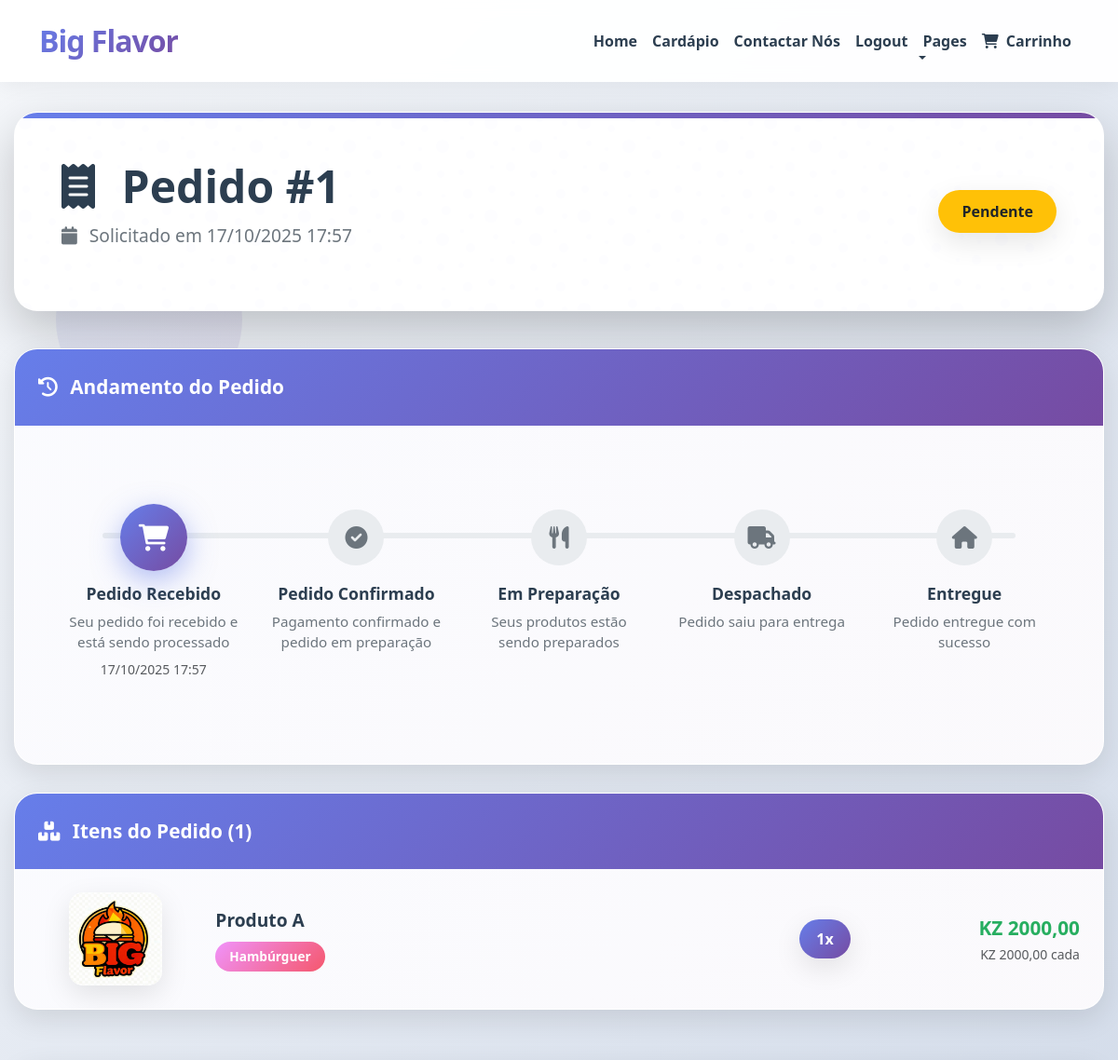
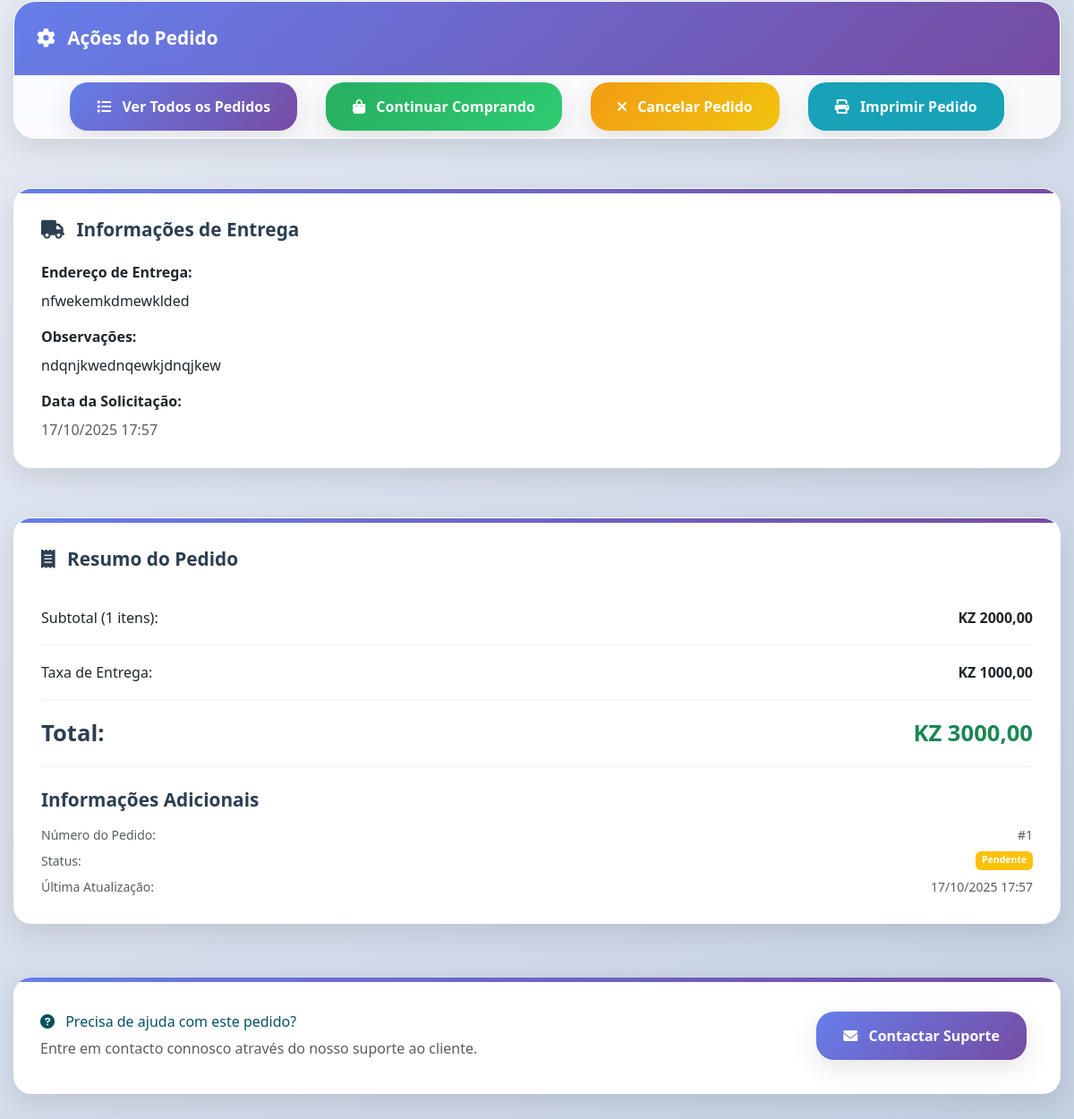
The app's page /carinho/pedidos/1/ (signed in), older data (2 pictures, top to bottom).
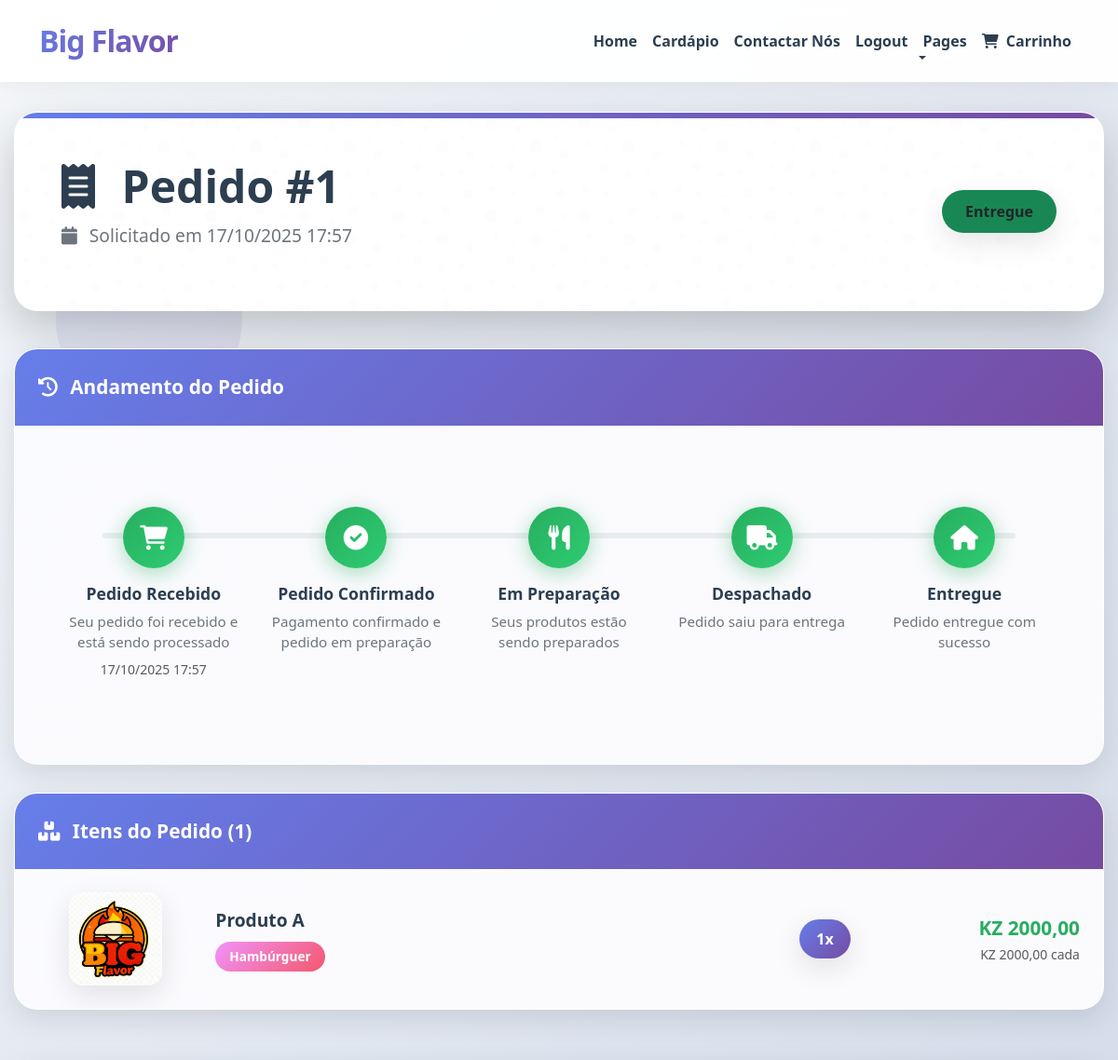
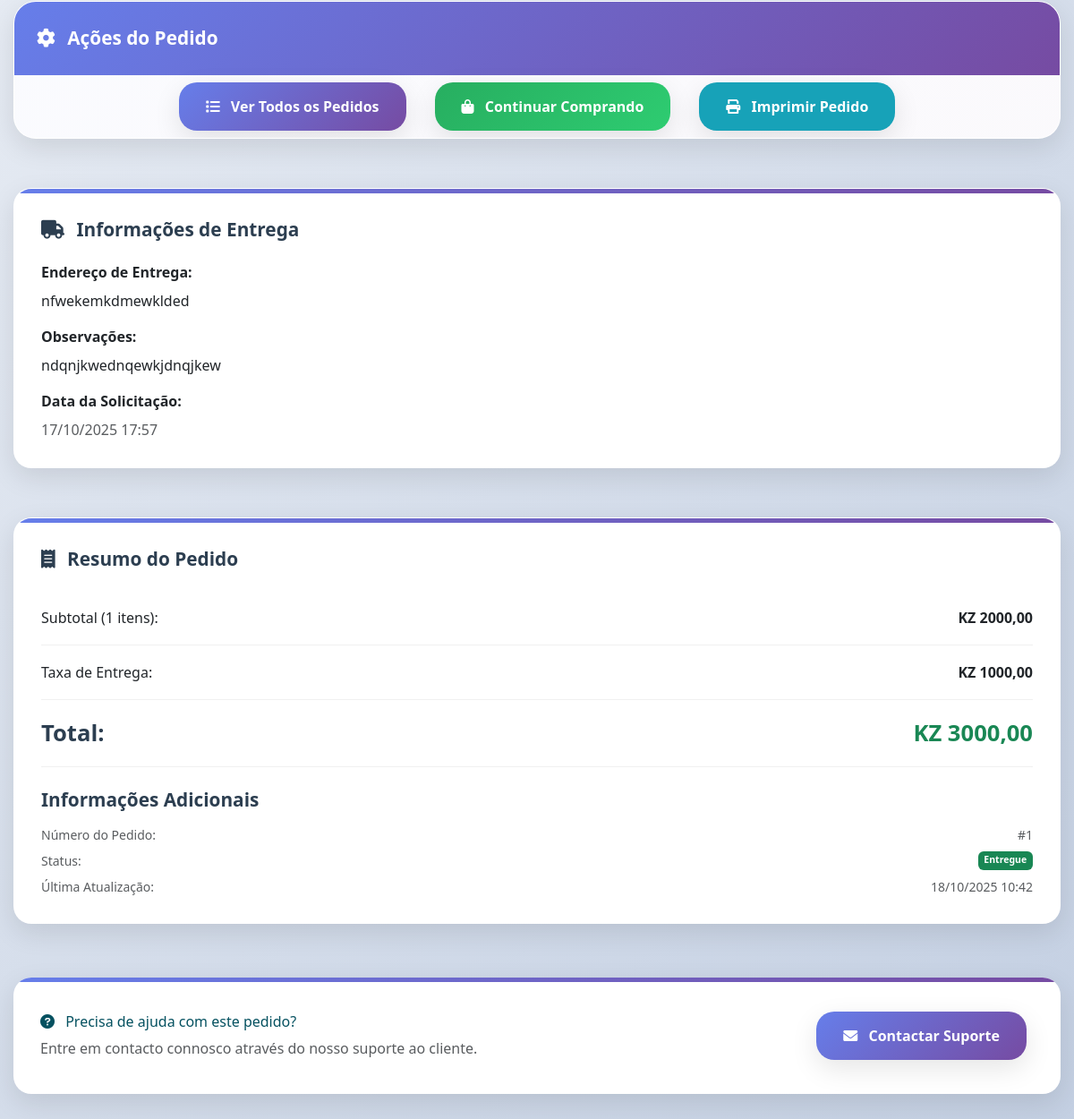
The same page, newer data (2 pictures, top to bottom).
### carinho/models.py (models this page shows, shortened)
class PedidoEntrega(models.Model):
    ESTADO_PEDIDO_CHOICES = [
        ('pendente', 'Pendente'),
        ('confirmado', 'Confirmado'),
        ('preparacao', 'Em Preparação'),
        ('despachado', 'Despachado'),
        ('entregue', 'Entregue'),
        ('cancelado', 'Cancelado'),
    ]
    carrinho = models.OneToOneField(
        Carrinho,
        on_delete=models.CASCADE,
        related_name='pedido_entrega'
    )
    endereco_entrega = models.TextField(
        verbose_name='Endereço de Entrega'
    )
    observacoes = models.TextField(
        blank=True,
        verbose_name='Observações'
    )
    estado = models.CharField(
        max_length=15,
        choices=ESTADO_PEDIDO_CHOICES,
        default='pendente',
        verbose_name='Estado do Pedido'
    )
    data_solicitacao = models.DateTimeField(
        auto_now_add=True,
        verbose_name='Data de Solicitação'
    )
    data_atualizacao = models.DateTimeField(
        auto_now=True,
        verbose_name='Última Atualização'
    )
    notificado_admin = models.BooleanField(
        default=False,
        verbose_name='Admin Notificado'
    )
    class Meta:
        verbose_name = 'Pedido de Entrega'
        verbose_name_plural = 'Pedidos de Entrega'
        ordering = ['-data_solicitacao']
    def itens_count(self):
        return self.carrinho.itens.count()
    itens_count.short_description = 'Nº de Itens'
    def get_badge_estado(self):
        estado_classes = {
            'pendente': 'bg-warning',
            'confirmado': 'bg-info',
            'preparacao': 'bg-primary',
            'despachado': 'bg-secondary',
            'entregue': 'bg-success',
            'cancelado': 'bg-danger',
        }
        return estado_classes.get(self.estado, 'bg-secondary')

class Carrinho(models.Model):
    ESTADO_CHOICES = [
        ('aberto', 'Aberto'),
        ('fechado', 'Fechado'),
        ('cancelado', 'Cancelado'),
    ]
    usuario = models.ForeignKey(
        settings.AUTH_USER_MODEL,  # ✅ Correção aqui
        on_delete=models.CASCADE,
        verbose_name='Cliente'
    )
    data_criacao = models.DateTimeField(
        auto_now_add=True,
        verbose_name='Data de Criação'
    )
    data_atualizacao = models.DateTimeField(
        auto_now=True,
        verbose_name='Última Atualização'
    )
    estado = models.CharField(
        max_length=10,
        choices=ESTADO_CHOICES,
        default='aberto',
        verbose_name='Estado do Carrinho'
    )
    class Meta:
        verbose_name = 'Carrinho'
        verbose_name_plural = 'Carrinhos'
        ordering = ['-data_criacao']
    @property
    def total_itens(self):
        return self.itens.aggregate(total=models.Sum('quantidade'))['total'] or 0
    @property
    def subtotal(self):
        return sum(item.subtotal for item in self.itens.all())
    @property
    def taxa_entrega(self):
        if self.subtotal >= Decimal('5000.00'):
            return Decimal('0.00')
        return Decimal('1000.00')
    @property
    def total(self):
        return self.subtotal + self.taxa_entrega

class ItemCarrinho(models.Model):
    carrinho = models.ForeignKey(
        Carrinho,
        on_delete=models.CASCADE,
        related_name='itens'
    )
    produto = models.ForeignKey(
        'menu.Produto',  # 'app.Model' - menu é o nome da app, Produto é o modelo
        on_delete=models.CASCADE
    )
    quantidade = models.PositiveIntegerField(
        default=1,
        validators=[MinValueValidator(1)]
    )
    data_adicao = models.DateTimeField(
        auto_now_add=True
    )
    class Meta:
        verbose_name = 'Item do Carrinho'
        verbose_name_plural = 'Itens do Carrinho'
        ordering = ['-data_adicao']  # Ordenar por data de adição
    @property
    def subtotal(self):
        return self.produto.preco * self.quantidade

### menu/models.py (models this page shows, shortened)
class Produto(models.Model):
    CATEGORIA_CHOICES = [
        ('hamburguer', 'Hambúrguer'),
        ('Lanches', 'Lanches'),
        ('Bebidas', 'Bebidas'),
    ]
    STATUS_CHOICES = [
        ('ativo', 'Ativo'),
        ('inativo', 'Inativo'),
        ('esgotado', 'Esgotado'),
    ]
    nome = models.CharField(
        max_length=200,
        verbose_name='Nome do Produto'
    )
    descricao = models.TextField(
        verbose_name='Descrição',
        blank=True
    )
    descricao_curta = models.CharField(
        max_length=300,
        verbose_name='Descrição Curta',
        blank=True
    )
    preco = models.DecimalField(
        max_digits=10,
        decimal_places=2,
        verbose_name='Preço',
        validators=[MinValueValidator(Decimal('0.01'))]
    )
    categoria = models.CharField(
        max_length=20,
        choices=CATEGORIA_CHOICES,
        verbose_name='Categoria'
    )
    imagem = models.ImageField(
        upload_to='produtos/',
        verbose_name='Imagem',
        blank=True,
        null=True,
        help_text='Formatos suportados: JPG, PNG, GIF'
    )
    ordem = models.PositiveIntegerField(
        default=0,
        verbose_name='Ordem de Exibição',
        help_text='Define a ordem de exibição dos produtos (menor número aparece primeiro)'
    )
    estoque = models.PositiveIntegerField(
        default=0,
        verbose_name='Quantidade em Estoque'
    )
    status = models.CharField(
        max_length=10,
        choices=STATUS_CHOICES,
        default='ativo',
        verbose_name='Status'
    )
    data_criacao = models.DateTimeField(
        auto_now_add=True,
        verbose_name='Data de Criação'
    )
    data_atualizacao = models.DateTimeField(
        auto_now=True,
        verbose_name='Última Atualização'
    )
    class Meta:
        verbose_name = 'Produto'
        verbose_name_plural = 'Produtos'
        ordering = ['ordem', 'nome']  # Ordena por ordem e depois por nome

### carinho/views.py (the view)
# urls.py: path('pedidos/<int:pedido_id>/', views.detalhes_pedido, name='detalhes_pedido'),
@login_required
def detalhes_pedido(request, pedido_id):
    pedido = get_object_or_404(
        PedidoEntrega,
        id=pedido_id,
        carrinho__usuario=request.user
    )
    context = {
        'pedido': pedido,
    }
    return render(request, 'detalhes_pedido.html', context)

### index/context_processors.py (called while the page is built)
def videos_context(request):
    video_principal = VideoHistoria.objects.filter(
        ativo=True,
        principal=True
    ).first()
    if not video_principal:
        video_principal = VideoHistoria.objects.filter(ativo=True).first()
    videos_galeria = VideoHistoria.objects.filter(
        ativo=True
    ).exclude(id=video_principal.id if video_principal else None).order_by('ordem_exibicao')[:6]
    return {
        'video_principal': video_principal,
        'videos_galeria': videos_galeria,
    }

### carinho/templates/detalhes_pedido.html (shortened to what the changed rows need)
<!DOCTYPE html>
{% load static %}
<html lang="pt-br">
<head>
    <link href="https://cdn.jsdelivr.net/npm/bootstrap@5.3.0/dist/css/bootstrap.min.css" rel="stylesheet">
    <link rel="stylesheet" href="https://cdnjs.cloudflare.com/ajax/libs/font-awesome/6.0.0/css/all.min.css">
    <link href="https://unpkg.com/aos@2.3.1/dist/aos.css" rel="stylesheet">
</head>
<body>
    <div class="main-container">
        <div class="order-header-section" data-aos="fade-up">
            <div class="row align-items-center">
                <div class="col-md-8">
                    <h1 class="order-title">
                        <i class="fas fa-receipt me-3"></i>
                        Pedido #{{ pedido.id }}
                    </h1>
                    <p class="order-subtitle">
                        <i class="fas fa-calendar me-2"></i>
                        Solicitado em {{ pedido.data_solicitacao|date:"d/m/Y H:i" }}
                    </p>
                </div>
                <div class="col-md-4 text-md-end">
                    <span class="status-badge {{ pedido.get_badge_estado }}">
                        {{ pedido.get_estado_display }}
                    </span>
                </div>
            </div>
        </div>
        <div class="order-card" data-aos="fade-up" data-aos-delay="100">
            <div class="timeline-container">
                <div class="order-timeline">
                    {% with pedido.estado as estado_atual %}
                    <div class="timeline-step {% if estado_atual == 'entregue' or estado_atual == 'cancelado' %}completed{% elif estado_atual == 'pendente' %}active{% endif %}">
                        <div class="timeline-content">
                            <h6>Pedido Recebido</h6>
                            <p>Seu pedido foi recebido e está sendo processado</p>
                            {% if pedido.data_solicitacao %}
                                <small class="text-muted">{{ pedido.data_solicitacao|date:"d/m/Y H:i" }}</small>
                            {% endif %}
                        </div>
                    </div>
                    <div class="timeline-step {% if estado_atual == 'confirmado' or estado_atual == 'preparacao' or estado_atual == 'despachado' or estado_atual == 'entregue' %}completed{% elif estado_atual == 'confirmado' %}active{% endif %}">
                        <div class="timeline-icon">
                            <i class="fas fa-check-circle"></i>
                        </div>
                    </div>
                    <div class="timeline-step {% if estado_atual == 'preparacao' or estado_atual == 'despachado' or estado_atual == 'entregue' %}completed{% elif estado_atual == 'preparacao' %}active{% endif %}">
                        <div class="timeline-icon">
                            <i class="fas fa-utensils"></i>
                        </div>
                    </div>
                    <div class="timeline-step {% if estado_atual == 'despachado' or estado_atual == 'entregue' %}completed{% elif estado_atual == 'despachado' %}active{% endif %}">
                        <div class="timeline-icon">
                            <i class="fas fa-truck"></i>
                        </div>
                    </div>
                    <div class="timeline-step {% if estado_atual == 'entregue' %}completed{% elif estado_atual == 'entregue' %}active{% endif %}">
                        <div class="timeline-icon">
                            <i class="fas fa-home"></i>
                        </div>
                    </div>
                    {% endwith %}
                </div>
            </div>
        </div>
        <div class="content-grid">
            <div class="main-content">
                <div class="order-card" data-aos="fade-right" data-aos-delay="200">
                    <div class="order-card-header">
                        <i class="fas fa-boxes me-2"></i>
                        Itens do Pedido ({{ pedido.carrinho.itens.count }})
                    </div>
                    <div class="card-body p-0">
                        {% for item in pedido.carrinho.itens.all %}
                        <div class="product-item">
                        </div>
                        {% endfor %}
                    </div>
                </div>
                <div class="order-card" data-aos="fade-right" data-aos-delay="300">
                    <div class="card-body">
                        <div class="d-flex gap-3 flex-wrap justify-content-center">
                            <a href="{% url 'historico_pedidos' %}" class="btn btn-action btn-primary-action">
                                <i class="fas fa-list me-2"></i>
                                Ver Todos os Pedidos
                            </a>
                            <a href="{% url 'lista_produtos' %}" class="btn btn-action btn-success-action">
                                <i class="fas fa-shopping-bag me-2"></i>
                                Continuar Comprando
                            </a>
                            {% if pedido.estado == 'pendente' %}
                                <button class="btn btn-action btn-warning-action" data-bs-toggle="modal" data-bs-target="#cancelModal">
                                    <i class="fas fa-times me-2"></i>
                                    Cancelar Pedido
                                </button>
                            {% endif %}
                            <button class="btn btn-action btn-info-action" onclick="window.print()">
                                <i class="fas fa-print me-2"></i>
                                Imprimir Pedido
                            </button>
                        </div>
                    </div>
                </div>
            </div>
            <div class="sidebar-content">
                <div class="info-card" data-aos="fade-left" data-aos-delay="200">
                    <div class="mb-3">
                        <p class="text-muted mb-0">{{ pedido.endereco_entrega|linebreaks }}</p>
                    </div>
                    {% if pedido.observacoes %}
                    <div class="mb-3">
                        <strong class="d-block mb-2">Observações:</strong>
                        <p class="text-muted mb-0">{{ pedido.observacoes|linebreaks }}</p>
                    </div>
                    {% endif %}
                    <div class="mb-0">
                        <strong class="d-block mb-2">Data da Solicitação:</strong>
                        <p class="text-muted mb-0">{{ pedido.data_solicitacao|date:"d/m/Y H:i" }}</p>
                    </div>
                </div>
                <div class="info-card" data-aos="fade-left" data-aos-delay="300">
                    <div class="summary-item">
                        <div class="d-flex justify-content-between">
                            <span>Subtotal ({{ pedido.carrinho.total_itens }} itens):</span>
                            <strong>KZ {{ pedido.carrinho.subtotal|floatformat:2 }}</strong>
                        </div>
                    </div>
                    <div class="summary-item">
                        <div class="d-flex justify-content-between">
                            <span>Taxa de Entrega:</span>
                            <strong>KZ {{ pedido.carrinho.taxa_entrega|floatformat:2 }}</strong>
                        </div>
                    </div>
                    <div class="summary-item">
                        <div class="d-flex justify-content-between total-price">
                            <span><strong>Total:</strong></span>
                            <strong class="text-success">KZ {{ pedido.carrinho.total|floatformat:2 }}</strong>
                        </div>
                    </div>
                    <div class="mt-4">
                        <div class="d-flex justify-content-between small text-muted mb-2">
                            <span>Número do Pedido:</span>
                            <span>#{{ pedido.id }}</span>
                        </div>
                        <div class="d-flex justify-content-between small text-muted mb-2">
                            <span>Status:</span>
                            <span class="badge {{ pedido.get_badge_estado }}">
                                {{ pedido.get_estado_display }}
                            </span>
                        </div>
                        <div class="d-flex justify-content-between small text-muted">
                            <span>Última Atualização:</span>
                            <span>{{ pedido.data_atualizacao|date:"d/m/Y H:i" }}</span>
                        </div>
                    </div>
                </div>
            </div>
        </div>
    </div>
</body>
</html>

Row changes from the older to the newer data that the page shows:
changed PedidoEntrega "nfwekemkdmewklded": estado "Pendente" → "Entregue"; data_atualizacao "17/10/2025 17:57" → "18/10/2025 10:42"
Text that changed along with them:
text no longer shown: "Cancelar Pedido"
